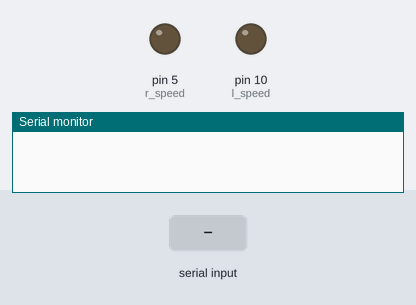
The sketch below on a simulated Arduino Uno, built with avr-gcc and run on an emulated ATmega328P. On the bench: output pins drawn as LEDs (lit = HIGH), the last lines printed to the serial monitor. Inputs (shaded band) come from the test bench.

Above: at 1.2 s.
1.3 s: "s90\n" received over Serial
At 1.7 s:
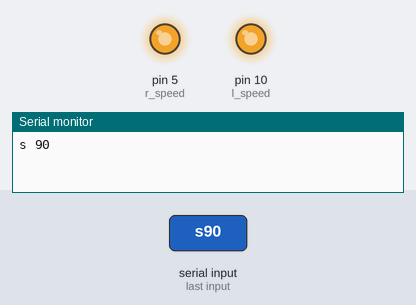
2.8 s: "r,45\n" received over Serial
At 4.1 s:
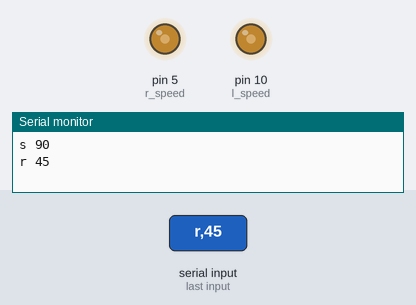
Timing chart, 0 to 5.8 s (numbered marks = the images above; inputs shaded):
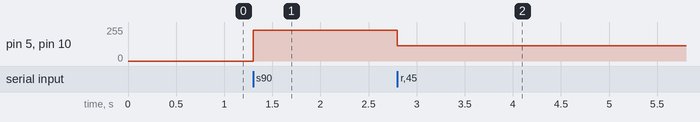

The sketch:

small.ino
```cpp
#include <Wire.h>

//constants
#define l_speed  10
#define l_plus  9
#define l_minus  8

#define r_speed   5
#define r_plus  7
#define r_minus  6

#define left_engine  0
#define right_engine  1
#define dEngine  2

//commands
#define STOP 0
#define FORWARD  42
#define BACKWARD  41

int state = STOP;
int leftEngineState = STOP;
int rightEngineState = STOP;

int readVal(char &check){
  int tmp = Serial.read();
  while(tmp!='s' && tmp!='r' && tmp!='b')
    tmp = Serial.read();
  check = tmp;
  tmp = Serial.parseInt();
  return tmp;
}

void initEngines(){
  digitalWrite(l_speed, OUTPUT);
  digitalWrite(l_plus, OUTPUT);
  digitalWrite(l_minus, OUTPUT);

  digitalWrite(r_speed, OUTPUT);
  digitalWrite(r_plus, OUTPUT);
  digitalWrite(r_minus, OUTPUT);
}

void engine(int _engine, int type = FORWARD){
  int engine_plus = l_plus;
  int engine_minus = l_minus;
  if(_engine == left_engine){
    engine_plus = l_plus;
    engine_minus = l_minus;
  } else {
    engine_plus = r_plus;
    engine_minus = r_minus;
  }

  if(type == FORWARD){
    digitalWrite(engine_plus, LOW);
    digitalWrite(engine_minus,HIGH);

  } else {
    digitalWrite(engine_plus, HIGH);
    digitalWrite(engine_minus, LOW);

  }
  if(_engine == dEngine)
    engine(left_engine, type);
}

void eMove(int _engine = dEngine, int type = FORWARD,  int val = 0){
  engine(_engine, type);
  if(_engine != left_engine) analogWrite(r_speed,val);
  if((_engine == left_engine) || (_engine == dEngine)) analogWrite(l_speed,val);
}

void command_handler(char check, int tmp){
  if(tmp!=-1){
      if(check == 's'){
        if (tmp > 0)
          eMove(dEngine, FORWARD, 255 / 100.0 * tmp);
        else
          eMove(dEngine, BACKWARD, 255 / 100.0 * tmp * -1);
      } else if(check == 'r') {
        if (tmp > 0){
          eMove(left_engine, FORWARD, 255 / 100.0 * tmp);
          eMove(right_engine, BACKWARD, 255 / 100.0 * tmp);
        } else {
          eMove(left_engine, BACKWARD, 255 / 100.0 * tmp * -1);
          eMove(right_engine, FORWARD, 255 / 100.0 * tmp * -1);
        }
      }
    }
}

void setup() {
  initEngines();
  Wire.begin();
  Serial.begin(115200);
}

void loop() {
  if(Serial.available() > 0){
    char check;
    int tmp = readVal(check);
    Serial.println(String(check) + " " + String(tmp));
    command_handler(check, tmp);
  }
}

void test(){
  int tmp = 20;
  while (true){
    for(int i = 0; i <= 100; ++i){
      command_handler('s',i);
      delay(tmp);
    }
    for(int i = 100; i >= 0; --i){
      command_handler('s',i);
      delay(tmp);
    }
    for(int i = 0; i >-100; --i){
      command_handler('s',i);
      delay(tmp);
    }
    for(int i = -100; i <= 0; ++i){
      command_handler('s',i);
      delay(tmp);
    }
    command_handler('r',100);
    delay(2000);
    command_handler('r',-100);
    delay(2000);
  }
}
```

Measured:
- after the input at 1.3 s, pin 5 (r_speed), pin 10 (l_speed): 0/255 → 229/255 at once
- after the input at 2.8 s, pin 5 (r_speed), pin 10 (l_speed): 229/255 → 114/255 at once
